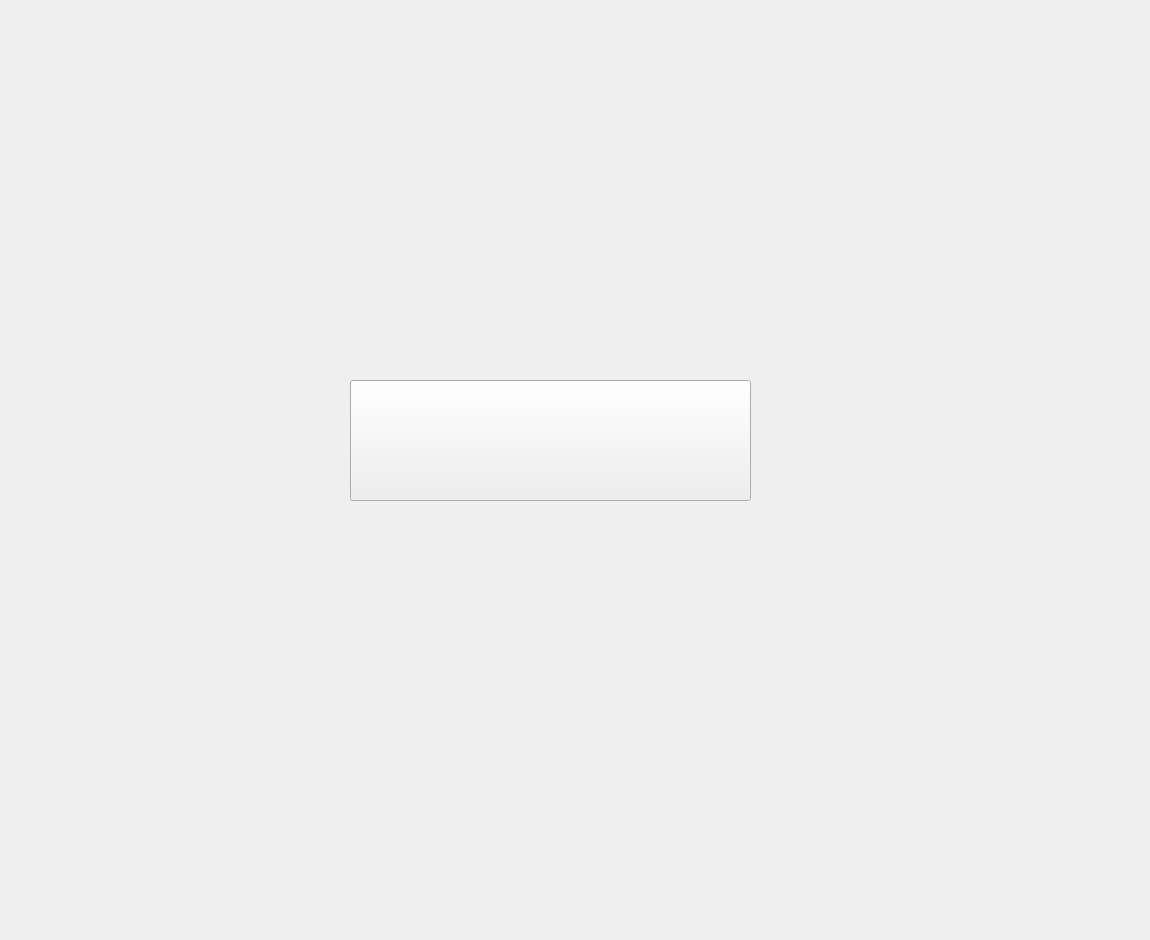
<?xml version="1.0" encoding="UTF-8"?>
<ui version="4.0">
 <class>gamescreen</class>
 <widget class="QWidget" name="gamescreen">
  <property name="enabled">
   <bool>true</bool>
  </property>
  <property name="geometry">
   <rect>
    <x>0</x>
    <y>0</y>
    <width>1150</width>
    <height>940</height>
   </rect>
  </property>
  <property name="minimumSize">
   <size>
    <width>1150</width>
    <height>940</height>
   </size>
  </property>
  <property name="maximumSize">
   <size>
    <width>1150</width>
    <height>940</height>
   </size>
  </property>
  <property name="windowTitle">
   <string>七子棋</string>
  </property>
  <property name="styleSheet">
   <string notr="true">background-image: url(:/background.jpeg);
image: url(:/background.jpeg);
background-image: url(:/background.jpeg);</string>
  </property>
  <widget class="QPushButton" name="pushButton">
   <property name="geometry">
    <rect>
     <x>350</x>
     <y>380</y>
     <width>401</width>
     <height>121</height>
    </rect>
   </property>
   <property name="styleSheet">
    <string notr="true">border-image: url(:/start.png);</string>
   </property>
   <property name="text">
    <string/>
   </property>
   <property name="iconSize">
    <size>
     <width>50</width>
     <height>50</height>
    </size>
   </property>
  </widget>
 </widget>
 <resources/>
 <connections/>
</ui>
